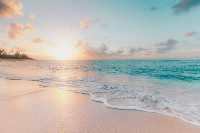
#> input picture img/beach.jpg, 200 x 133 px
$ python blending_images.py
#> lines starting #> are read from the running program, lines starting #| are printed output that depends on the picture
import cv2
import numpy as np

img1 = cv2.imread('./img/beach.jpg')
#> img1 is the input picture: shape (133, 200, 3); mean B, G, R 179.3, 184.3, 186
img2 = cv2.imread('./img/forest.jpg')
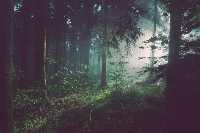
#> input picture img/forest.jpg, 200 x 133 px
#> img2 is the input picture: shape (133, 200, 3); mean B, G, R 75.8, 70, 74.4
print(img1.shape)
#| (133, 200, 3)
print(img2.shape)
#| (133, 200, 3)

img3 = cv2.addWeighted(img1, 0.7, img2, 0.3, 0)
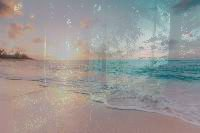
#> img3: shape (133, 200, 3); mean B, G, R 148.2, 150, 152.5

cv2.imshow('Blended Image', img3)
cv2.waitKey(0)
cv2.destroyAllWindows()
